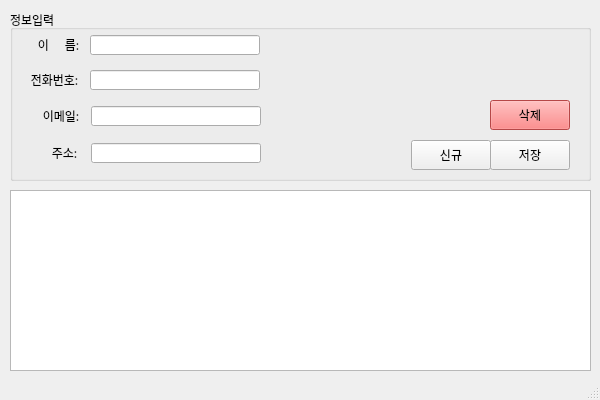
<?xml version="1.0" encoding="UTF-8"?>
<ui version="4.0">
 <class>MainWindow</class>
 <widget class="QMainWindow" name="MainWindow">
  <property name="geometry">
   <rect>
    <x>0</x>
    <y>0</y>
    <width>600</width>
    <height>400</height>
   </rect>
  </property>
  <property name="sizePolicy">
   <sizepolicy hsizetype="Fixed" vsizetype="Fixed">
    <horstretch>0</horstretch>
    <verstretch>0</verstretch>
   </sizepolicy>
  </property>
  <property name="minimumSize">
   <size>
    <width>600</width>
    <height>400</height>
   </size>
  </property>
  <property name="maximumSize">
   <size>
    <width>600</width>
    <height>400</height>
   </size>
  </property>
  <property name="windowTitle">
   <string>MainWindow</string>
  </property>
  <widget class="QWidget" name="centralwidget">
   <widget class="QWidget" name="verticalLayoutWidget">
    <property name="geometry">
     <rect>
      <x>10</x>
      <y>10</y>
      <width>581</width>
      <height>171</height>
     </rect>
    </property>
    <layout class="QVBoxLayout" name="verticalLayout">
     <item>
      <widget class="QGroupBox" name="groupBox">
       <property name="title">
        <string>정보입력</string>
       </property>
       <widget class="QLabel" name="label">
        <property name="geometry">
         <rect>
          <x>12</x>
          <y>29</y>
          <width>60</width>
          <height>12</height>
         </rect>
        </property>
        <property name="font">
         <font>
          <family>맑은 고딕</family>
         </font>
        </property>
        <property name="text">
         <string>이      름: </string>
        </property>
        <property name="alignment">
         <set>Qt::AlignRight|Qt::AlignTrailing|Qt::AlignVCenter</set>
        </property>
       </widget>
       <widget class="QLineEdit" name="txtName">
        <property name="geometry">
         <rect>
          <x>80</x>
          <y>25</y>
          <width>170</width>
          <height>20</height>
         </rect>
        </property>
        <property name="inputMethodHints">
         <set>Qt::ImhDigitsOnly|Qt::ImhLatinOnly</set>
        </property>
       </widget>
       <widget class="QLineEdit" name="txtPhone">
        <property name="geometry">
         <rect>
          <x>80</x>
          <y>60</y>
          <width>170</width>
          <height>20</height>
         </rect>
        </property>
        <property name="inputMethodHints">
         <set>Qt::ImhFormattedNumbersOnly</set>
        </property>
       </widget>
       <widget class="QLabel" name="label_2">
        <property name="geometry">
         <rect>
          <x>11</x>
          <y>64</y>
          <width>60</width>
          <height>12</height>
         </rect>
        </property>
        <property name="font">
         <font>
          <family>맑은 고딕</family>
         </font>
        </property>
        <property name="text">
         <string>전화번호: </string>
        </property>
        <property name="alignment">
         <set>Qt::AlignRight|Qt::AlignTrailing|Qt::AlignVCenter</set>
        </property>
       </widget>
       <widget class="QLineEdit" name="txtEmail">
        <property name="geometry">
         <rect>
          <x>81</x>
          <y>96</y>
          <width>170</width>
          <height>20</height>
         </rect>
        </property>
       </widget>
       <widget class="QLabel" name="label_3">
        <property name="geometry">
         <rect>
          <x>12</x>
          <y>100</y>
          <width>60</width>
          <height>12</height>
         </rect>
        </property>
        <property name="font">
         <font>
          <family>맑은 고딕</family>
         </font>
        </property>
        <property name="text">
         <string>이메일: </string>
        </property>
        <property name="alignment">
         <set>Qt::AlignRight|Qt::AlignTrailing|Qt::AlignVCenter</set>
        </property>
       </widget>
       <widget class="QLabel" name="label_4">
        <property name="geometry">
         <rect>
          <x>10</x>
          <y>137</y>
          <width>60</width>
          <height>12</height>
         </rect>
        </property>
        <property name="font">
         <font>
          <family>맑은 고딕</family>
         </font>
        </property>
        <property name="text">
         <string>주소: </string>
        </property>
        <property name="alignment">
         <set>Qt::AlignRight|Qt::AlignTrailing|Qt::AlignVCenter</set>
        </property>
       </widget>
       <widget class="QLineEdit" name="txtAddress">
        <property name="geometry">
         <rect>
          <x>81</x>
          <y>133</y>
          <width>170</width>
          <height>20</height>
         </rect>
        </property>
       </widget>
       <widget class="QPushButton" name="btnNew">
        <property name="geometry">
         <rect>
          <x>401</x>
          <y>130</y>
          <width>80</width>
          <height>30</height>
         </rect>
        </property>
        <property name="font">
         <font>
          <family>맑은 고딕</family>
         </font>
        </property>
        <property name="text">
         <string>신규</string>
        </property>
       </widget>
       <widget class="QPushButton" name="btnSave">
        <property name="geometry">
         <rect>
          <x>480</x>
          <y>130</y>
          <width>80</width>
          <height>30</height>
         </rect>
        </property>
        <property name="font">
         <font>
          <family>맑은 고딕</family>
         </font>
        </property>
        <property name="text">
         <string>저장</string>
        </property>
       </widget>
       <widget class="QPushButton" name="btnDel">
        <property name="geometry">
         <rect>
          <x>480</x>
          <y>90</y>
          <width>80</width>
          <height>30</height>
         </rect>
        </property>
        <property name="palette">
         <palette>
          <active>
           <colorrole role="WindowText">
            <brush brushstyle="SolidPattern">
             <color alpha="255">
              <red>0</red>
              <green>0</green>
              <blue>0</blue>
             </color>
            </brush>
           </colorrole>
           <colorrole role="Button">
            <brush brushstyle="SolidPattern">
             <color alpha="255">
              <red>255</red>
              <green>100</green>
              <blue>100</blue>
             </color>
            </brush>
           </colorrole>
           <colorrole role="Light">
            <brush brushstyle="SolidPattern">
             <color alpha="255">
              <red>255</red>
              <green>119</green>
              <blue>151</blue>
             </color>
            </brush>
           </colorrole>
           <colorrole role="Midlight">
            <brush brushstyle="SolidPattern">
             <color alpha="255">
              <red>247</red>
              <green>66</green>
              <blue>108</blue>
             </color>
            </brush>
           </colorrole>
           <colorrole role="Dark">
            <brush brushstyle="SolidPattern">
             <color alpha="255">
              <red>120</red>
              <green>6</green>
              <blue>33</blue>
             </color>
            </brush>
           </colorrole>
           <colorrole role="Mid">
            <brush brushstyle="SolidPattern">
             <color alpha="255">
              <red>160</red>
              <green>8</green>
              <blue>44</blue>
             </color>
            </brush>
           </colorrole>
           <colorrole role="Text">
            <brush brushstyle="SolidPattern">
             <color alpha="255">
              <red>0</red>
              <green>0</green>
              <blue>0</blue>
             </color>
            </brush>
           </colorrole>
           <colorrole role="BrightText">
            <brush brushstyle="SolidPattern">
             <color alpha="255">
              <red>255</red>
              <green>255</green>
              <blue>255</blue>
             </color>
            </brush>
           </colorrole>
           <colorrole role="ButtonText">
            <brush brushstyle="SolidPattern">
             <color alpha="255">
              <red>0</red>
              <green>0</green>
              <blue>0</blue>
             </color>
            </brush>
           </colorrole>
           <colorrole role="Base">
            <brush brushstyle="SolidPattern">
             <color alpha="255">
              <red>255</red>
              <green>100</green>
              <blue>100</blue>
             </color>
            </brush>
           </colorrole>
           <colorrole role="Window">
            <brush brushstyle="SolidPattern">
             <color alpha="255">
              <red>255</red>
              <green>100</green>
              <blue>100</blue>
             </color>
            </brush>
           </colorrole>
           <colorrole role="Shadow">
            <brush brushstyle="SolidPattern">
             <color alpha="255">
              <red>0</red>
              <green>0</green>
              <blue>0</blue>
             </color>
            </brush>
           </colorrole>
           <colorrole role="AlternateBase">
            <brush brushstyle="SolidPattern">
             <color alpha="255">
              <red>247</red>
              <green>134</green>
              <blue>160</blue>
             </color>
            </brush>
           </colorrole>
           <colorrole role="ToolTipBase">
            <brush brushstyle="SolidPattern">
             <color alpha="255">
              <red>255</red>
              <green>255</green>
              <blue>220</blue>
             </color>
            </brush>
           </colorrole>
           <colorrole role="ToolTipText">
            <brush brushstyle="SolidPattern">
             <color alpha="255">
              <red>0</red>
              <green>0</green>
              <blue>0</blue>
             </color>
            </brush>
           </colorrole>
           <colorrole role="PlaceholderText">
            <brush brushstyle="SolidPattern">
             <color alpha="128">
              <red>0</red>
              <green>0</green>
              <blue>0</blue>
             </color>
            </brush>
           </colorrole>
          </active>
          <inactive>
           <colorrole role="WindowText">
            <brush brushstyle="SolidPattern">
             <color alpha="255">
              <red>0</red>
              <green>0</green>
              <blue>0</blue>
             </color>
            </brush>
           </colorrole>
           <colorrole role="Button">
            <brush brushstyle="SolidPattern">
             <color alpha="255">
              <red>255</red>
              <green>100</green>
              <blue>100</blue>
             </color>
            </brush>
           </colorrole>
           <colorrole role="Light">
            <brush brushstyle="SolidPattern">
             <color alpha="255">
              <red>255</red>
              <green>119</green>
              <blue>151</blue>
             </color>
            </brush>
           </colorrole>
           <colorrole role="Midlight">
            <brush brushstyle="SolidPattern">
             <color alpha="255">
              <red>247</red>
              <green>66</green>
              <blue>108</blue>
             </color>
            </brush>
           </colorrole>
           <colorrole role="Dark">
            <brush brushstyle="SolidPattern">
             <color alpha="255">
              <red>120</red>
              <green>6</green>
              <blue>33</blue>
             </color>
            </brush>
           </colorrole>
           <colorrole role="Mid">
            <brush brushstyle="SolidPattern">
             <color alpha="255">
              <red>160</red>
              <green>8</green>
              <blue>44</blue>
             </color>
            </brush>
           </colorrole>
           <colorrole role="Text">
            <brush brushstyle="SolidPattern">
             <color alpha="255">
              <red>0</red>
              <green>0</green>
              <blue>0</blue>
             </color>
            </brush>
           </colorrole>
           <colorrole role="BrightText">
            <brush brushstyle="SolidPattern">
             <color alpha="255">
              <red>255</red>
              <green>255</green>
              <blue>255</blue>
             </color>
            </brush>
           </colorrole>
           <colorrole role="ButtonText">
            <brush brushstyle="SolidPattern">
             <color alpha="255">
              <red>0</red>
              <green>0</green>
              <blue>0</blue>
             </color>
            </brush>
           </colorrole>
           <colorrole role="Base">
            <brush brushstyle="SolidPattern">
             <color alpha="255">
              <red>255</red>
              <green>100</green>
              <blue>100</blue>
             </color>
            </brush>
           </colorrole>
           <colorrole role="Window">
            <brush brushstyle="SolidPattern">
             <color alpha="255">
              <red>255</red>
              <green>100</green>
              <blue>100</blue>
             </color>
            </brush>
           </colorrole>
           <colorrole role="Shadow">
            <brush brushstyle="SolidPattern">
             <color alpha="255">
              <red>0</red>
              <green>0</green>
              <blue>0</blue>
             </color>
            </brush>
           </colorrole>
           <colorrole role="AlternateBase">
            <brush brushstyle="SolidPattern">
             <color alpha="255">
              <red>247</red>
              <green>134</green>
              <blue>160</blue>
             </color>
            </brush>
           </colorrole>
           <colorrole role="ToolTipBase">
            <brush brushstyle="SolidPattern">
             <color alpha="255">
              <red>255</red>
              <green>255</green>
              <blue>220</blue>
             </color>
            </brush>
           </colorrole>
           <colorrole role="ToolTipText">
            <brush brushstyle="SolidPattern">
             <color alpha="255">
              <red>0</red>
              <green>0</green>
              <blue>0</blue>
             </color>
            </brush>
           </colorrole>
           <colorrole role="PlaceholderText">
            <brush brushstyle="SolidPattern">
             <color alpha="128">
              <red>0</red>
              <green>0</green>
              <blue>0</blue>
             </color>
            </brush>
           </colorrole>
          </inactive>
          <disabled>
           <colorrole role="WindowText">
            <brush brushstyle="SolidPattern">
             <color alpha="255">
              <red>120</red>
              <green>6</green>
              <blue>33</blue>
             </color>
            </brush>
           </colorrole>
           <colorrole role="Button">
            <brush brushstyle="SolidPattern">
             <color alpha="255">
              <red>255</red>
              <green>100</green>
              <blue>100</blue>
             </color>
            </brush>
           </colorrole>
           <colorrole role="Light">
            <brush brushstyle="SolidPattern">
             <color alpha="255">
              <red>255</red>
              <green>119</green>
              <blue>151</blue>
             </color>
            </brush>
           </colorrole>
           <colorrole role="Midlight">
            <brush brushstyle="SolidPattern">
             <color alpha="255">
              <red>247</red>
              <green>66</green>
              <blue>108</blue>
             </color>
            </brush>
           </colorrole>
           <colorrole role="Dark">
            <brush brushstyle="SolidPattern">
             <color alpha="255">
              <red>120</red>
              <green>6</green>
              <blue>33</blue>
             </color>
            </brush>
           </colorrole>
           <colorrole role="Mid">
            <brush brushstyle="SolidPattern">
             <color alpha="255">
              <red>160</red>
              <green>8</green>
              <blue>44</blue>
             </color>
            </brush>
           </colorrole>
           <colorrole role="Text">
            <brush brushstyle="SolidPattern">
             <color alpha="255">
              <red>120</red>
              <green>6</green>
              <blue>33</blue>
             </color>
            </brush>
           </colorrole>
           <colorrole role="BrightText">
            <brush brushstyle="SolidPattern">
             <color alpha="255">
              <red>255</red>
              <green>255</green>
              <blue>255</blue>
             </color>
            </brush>
           </colorrole>
           <colorrole role="ButtonText">
            <brush brushstyle="SolidPattern">
             <color alpha="255">
              <red>120</red>
              <green>6</green>
              <blue>33</blue>
             </color>
            </brush>
           </colorrole>
           <colorrole role="Base">
            <brush brushstyle="SolidPattern">
             <color alpha="255">
              <red>255</red>
              <green>100</green>
              <blue>100</blue>
             </color>
            </brush>
           </colorrole>
           <colorrole role="Window">
            <brush brushstyle="SolidPattern">
             <color alpha="255">
              <red>255</red>
              <green>100</green>
              <blue>100</blue>
             </color>
            </brush>
           </colorrole>
           <colorrole role="Shadow">
            <brush brushstyle="SolidPattern">
             <color alpha="255">
              <red>0</red>
              <green>0</green>
              <blue>0</blue>
             </color>
            </brush>
           </colorrole>
           <colorrole role="AlternateBase">
            <brush brushstyle="SolidPattern">
             <color alpha="255">
              <red>240</red>
              <green>13</green>
              <blue>66</blue>
             </color>
            </brush>
           </colorrole>
           <colorrole role="ToolTipBase">
            <brush brushstyle="SolidPattern">
             <color alpha="255">
              <red>255</red>
              <green>255</green>
              <blue>220</blue>
             </color>
            </brush>
           </colorrole>
           <colorrole role="ToolTipText">
            <brush brushstyle="SolidPattern">
             <color alpha="255">
              <red>0</red>
              <green>0</green>
              <blue>0</blue>
             </color>
            </brush>
           </colorrole>
           <colorrole role="PlaceholderText">
            <brush brushstyle="SolidPattern">
             <color alpha="128">
              <red>0</red>
              <green>0</green>
              <blue>0</blue>
             </color>
            </brush>
           </colorrole>
          </disabled>
         </palette>
        </property>
        <property name="font">
         <font>
          <family>맑은 고딕</family>
         </font>
        </property>
        <property name="styleSheet">
         <string notr="true">background-color:rgb(255,100,100)
</string>
        </property>
        <property name="text">
         <string>삭제</string>
        </property>
       </widget>
      </widget>
     </item>
    </layout>
   </widget>
   <widget class="QWidget" name="verticalLayoutWidget_2">
    <property name="geometry">
     <rect>
      <x>10</x>
      <y>190</y>
      <width>581</width>
      <height>181</height>
     </rect>
    </property>
    <layout class="QVBoxLayout" name="verticalLayout_2">
     <item>
      <widget class="QTableWidget" name="tblAddress"/>
     </item>
    </layout>
   </widget>
  </widget>
  <widget class="QStatusBar" name="stbCurrent"/>
 </widget>
 <resources/>
 <connections/>
</ui>
